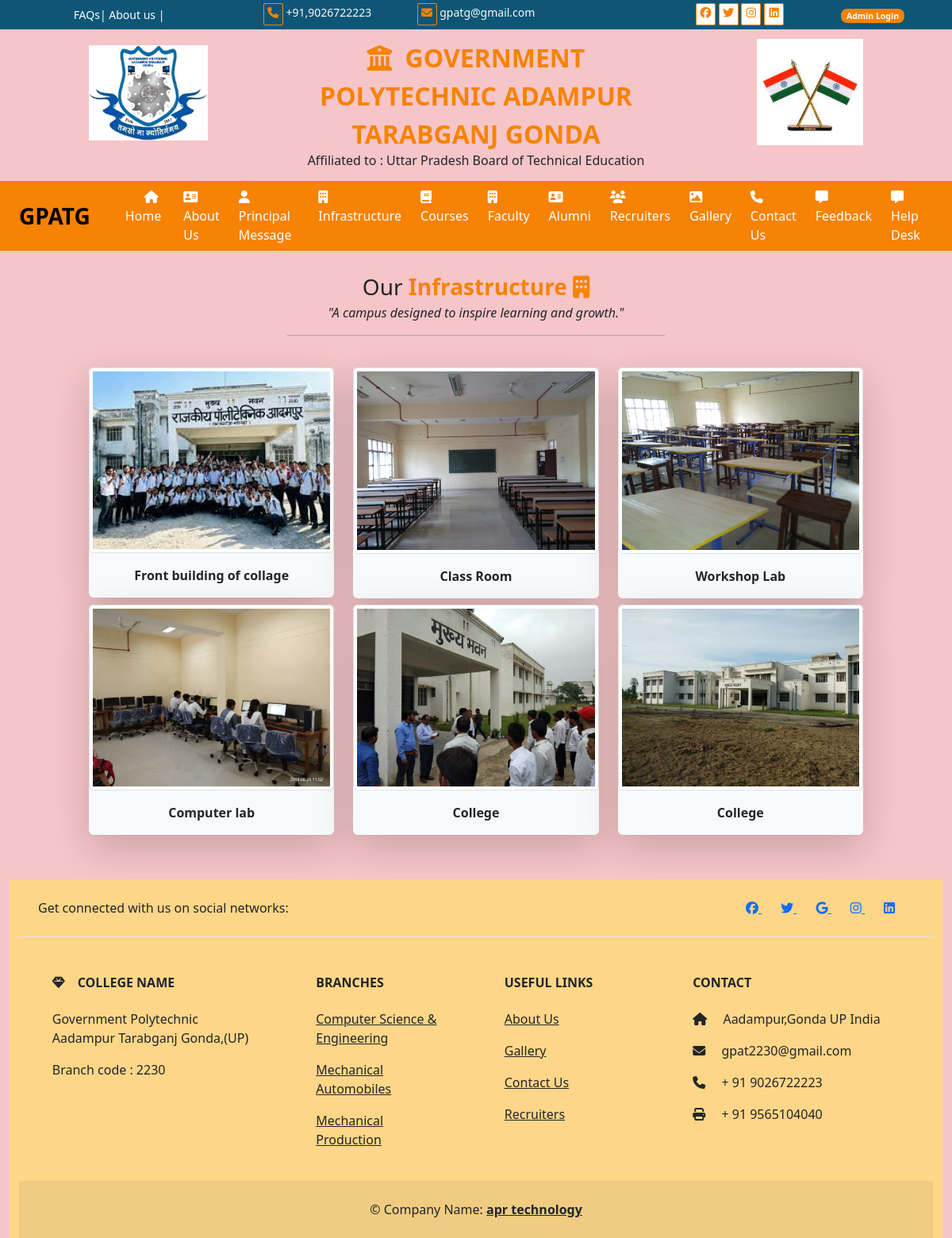
/infra/, run on the app's committed database.
### user/models.py (models this page shows)
class tbl_infra(models.Model):
    title=models.CharField(max_length=100,null=True)
    picture=models.ImageField(upload_to='static/infra/',null=True)

### user/views.py (the view)
# urls.py: path('infra/',views.infra),
def infra(request):
    data=tbl_infra.objects.all().order_by('-id')
    md={"idata":data}
    return render(request,'infra.html',md)

### templates/infra.html (shortened to what this page needs)
{% extends 'base.html' %}
{% load static %}
{% block childpage %}
<div class="row">
    <div class="col-sm-5 mx-auto text-center my-4">
        <p class="fs-3 m-0">Our <b class="txt-color1">Infrastructure
        <i class="fa-solid fa-building"></i>
        </b></p>
        <i> "A campus designed to inspire learning and growth."</i>
        <hr/>
    </div>
</div>
<div class="row">
    <div class="col-sm-10 mx-auto">
        <div class="row">
{% for i in idata %}
        <div class="col-sm-4">
            <div class="card infra text-center shadow-lg mb-2 bg-body-tertiary rounded border-0">
                <img src="../{{i.picture}}" style="max-height:280px;" class="img-thumbnail"/>
                <div class="card-body">
                    <b>{{i.title}}</b>
                </div>
            </div>
        </div>
            {% endfor %}
            </div>
    </div>
</div>
{% endblock %}

### templates/base.html (style rules this page uses)
body { overflow-x:hidden; }
:root { --bgcolor1:#f78203; --bgcolor2:#0f5676; --bgcolor3:#ffb634; --bgcolor4:#f5c5c8; --bgcolor5:#f5ec90; --bgcolor6:#dcd6d4; --bgcolor7:#fed688; }
.txt-color1 { color:var(--bgcolor1); }
img { max-height:500px; }

### data on the page
tbl_infra: picture (picture), title "Front building of collage"
tbl_infra: picture (picture), title "Class Room"
tbl_infra: picture (picture), title "Workshop Lab"
tbl_infra: picture (picture), title "Computer lab"
tbl_infra: picture (picture), title "College"
tbl_infra: picture (picture), title "College"
